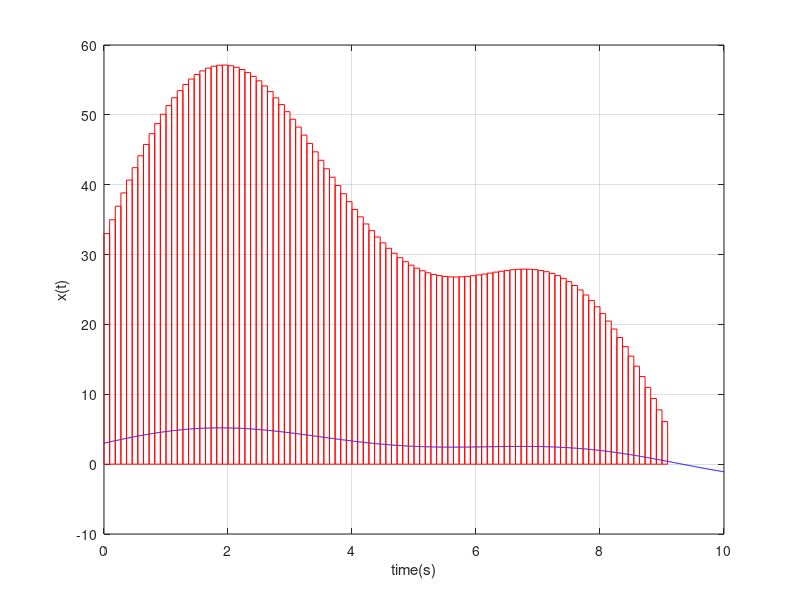

The MATLAB script that drew this image:
clear all; close all; clc;

t=linspace(0,10,1000);
x=sin(t)+3*cos(t/3)+4*sin(t/4);

plot(t,x,'b');
grid on;
xlabel('time(s)'); ylabel('x(t)');
hold on;

Ts=0.1;
num_of_space=10/Ts;

t_DT=linspace(0,9,num_of_space);
x_DT=sin(t_DT)+3*cos(t_DT/3)+4*sin(t_DT/4);
% alpha=1;
alpha=t_DT(2)-t_DT(1);
    for ii=1:1:length(t_DT)
      if x_DT(ii)>=0
          rectangle('Position',[t_DT(ii),0,alpha,x_DT(ii)*(1/alpha)],'EdgeColor','r');  
      else
          rectangle('Position',[t_DT(ii),1*x_DT(ii)*(1/alpha),alpha,abs(x_DT(ii)*(1/alpha))],'EdgeColor','r');  
      end
          
    end
      

% axis([-1 11 -0.5 2.5])

% stem(t_DT,x_DT)